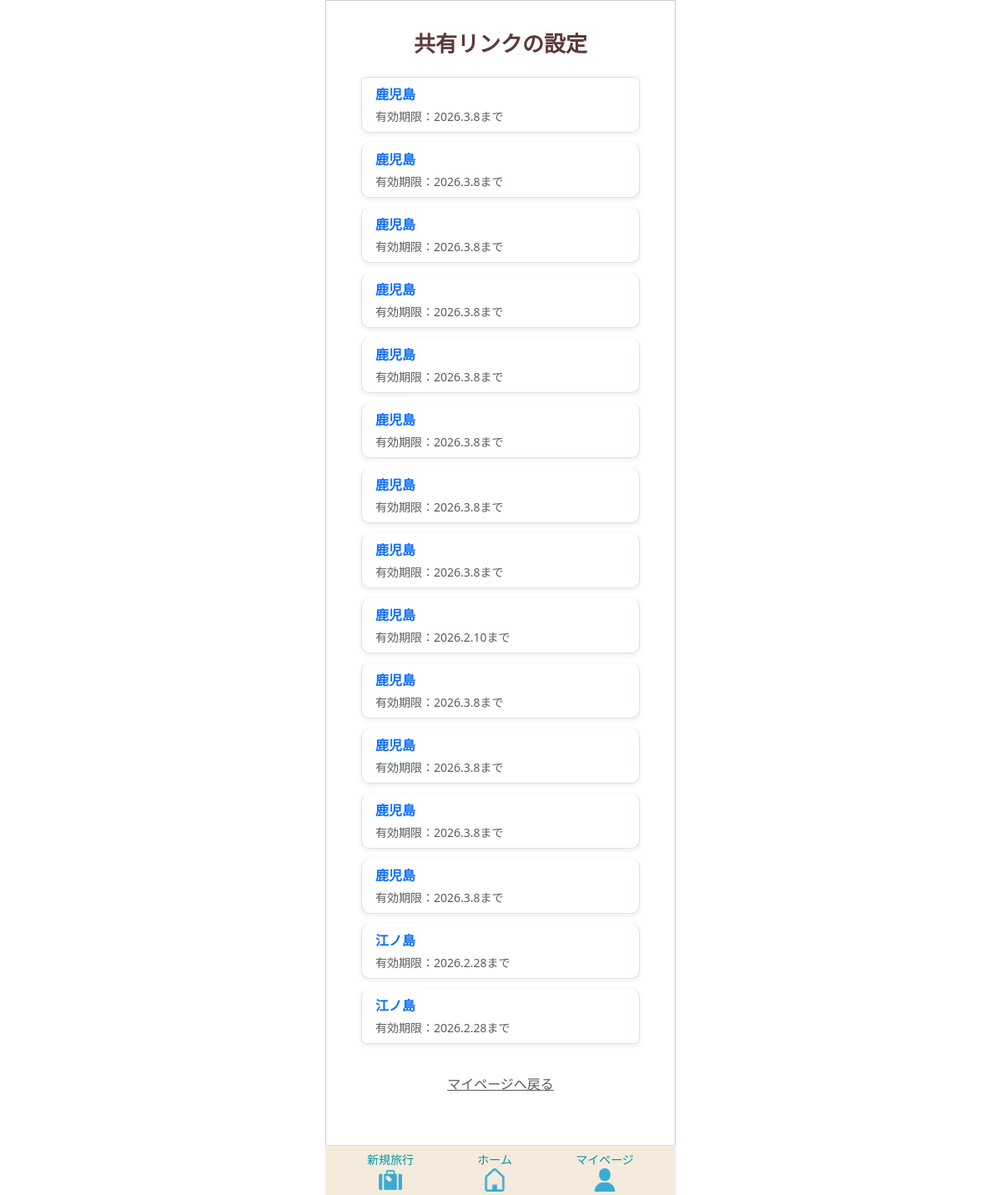
The app's page /share/settings/ (signed in), older data.
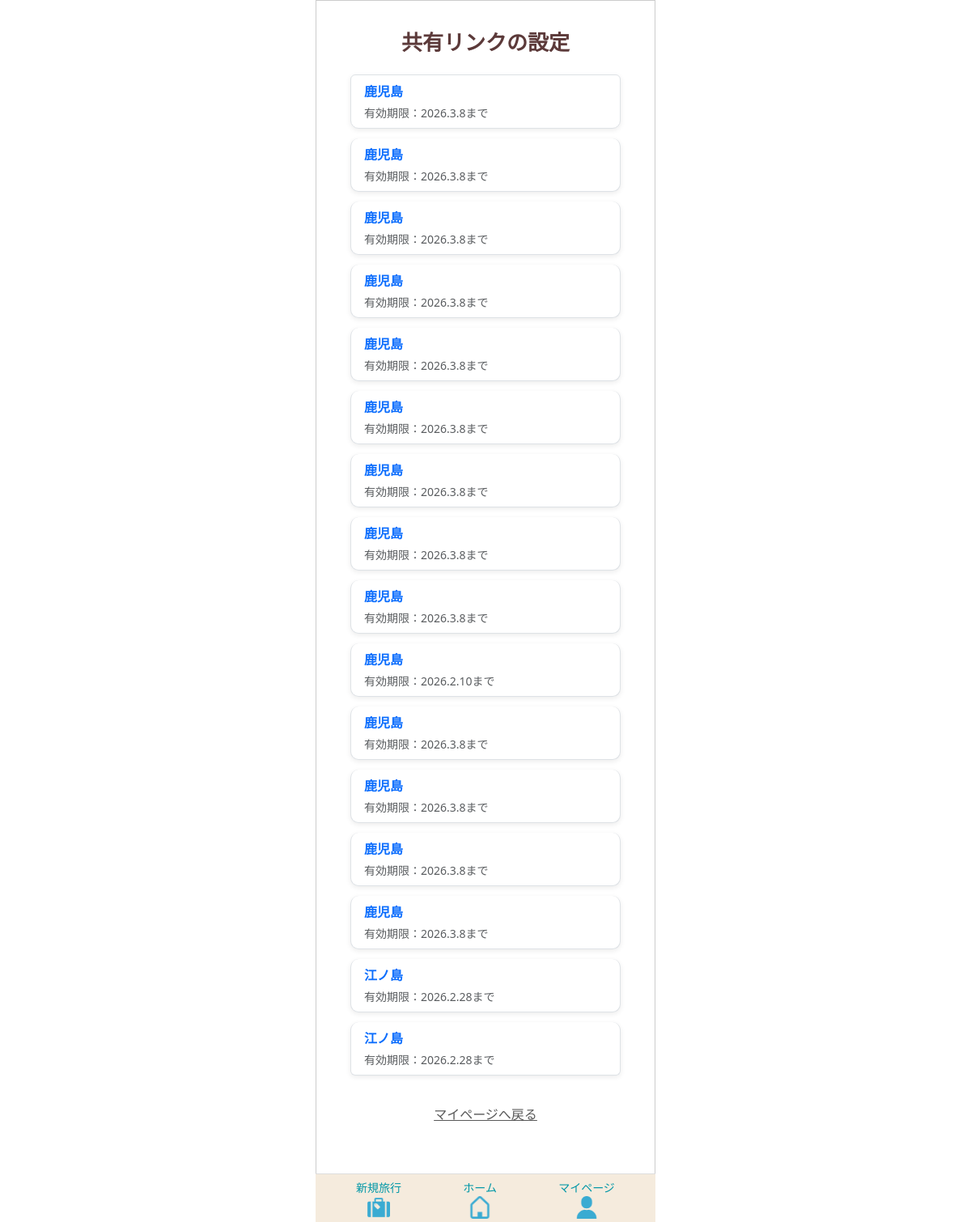
The same page, newer data.
### app/models/link.py (models this page shows)
class Link(models.Model):
    class PermissionType(models.IntegerChoices):
        READ_ONLY    = 0, _("閲覧のみ")
        EDITABLE     = 1, _("編集可能")
    class ExpirationType(models.IntegerChoices):
        ONE_MONTH = 0, _("1か月間")
        AFTER_TRIP = 1, _("旅行終了日翌日")
        USER_INPUT = 2, _("ユーザー入力")
    template = models.ForeignKey(
        Template,
        on_delete=models.CASCADE,
        verbose_name=_("テンプレートID")
    )
    user = models.ForeignKey(
        settings.AUTH_USER_MODEL,
        on_delete=models.CASCADE,
        verbose_name=_("ユーザーID")
    )
    share_token = models.CharField(
        max_length=12,
        unique=True,
        verbose_name=_("共有トークン")
    )
    permission_type = models.IntegerField(
        choices=PermissionType.choices,
        default=PermissionType.READ_ONLY,
        verbose_name=_("編集権限")
    )
    expiration_type = models.IntegerField(
        choices=ExpirationType.choices,
        default=ExpirationType.ONE_MONTH,
        verbose_name=_("有効期限タイプ")
    )
    expiration_date = models.DateField(
         verbose_name=_("有効期限")
         )
    created_at = models.DateTimeField(
         auto_now_add=True,
         verbose_name=_("作成日")
         )
    updated_at = models.DateTimeField(
        auto_now=True,
        verbose_name=_("更新日")
        )
    class Meta:
      verbose_name = _("共有リンク")
      verbose_name_plural = _("共有リンク")

### app/models/template.py (models this page shows, shortened)
class Template(models.Model):
    class SourceType(models.IntegerChoices):
        FROM_TRAVEL   = 0, _("旅行情報より作成")
        FROM_TEMPLATE = 1, _("既存テンプレートを反映")
    user = models.ForeignKey(
        settings.AUTH_USER_MODEL,
        on_delete=models.CASCADE,
        verbose_name=_("ユーザーID")
    )
    travel_info = models.ForeignKey(
        Travel_info,
        on_delete=models.CASCADE,
        verbose_name=_("旅行情報ID")
    )
    source_type = models.IntegerField(
        choices=SourceType.choices,
        verbose_name=_("生成タイプ")
    )
    template_source = models.ForeignKey(
        "self",
        null=True,
        blank=True,
        on_delete=models.SET_NULL,
        verbose_name=_("テンプレート参照元"),
        related_name="derived_templates"
    )
    created_at = models.DateTimeField(
         auto_now_add=True,
         verbose_name=_("作成日")
         )
    updated_at = models.DateTimeField(
        auto_now=True,
        verbose_name=_("更新日")
        )
    class Meta:
      verbose_name = _("テンプレート")

### app/models/travel.py (models this page shows, shortened)
class Travel_info(models.Model):
    class StayType(models.IntegerChoices):
        DAY_TRIP = 0, _("日帰り")
        STAY     = 1, _("宿泊")
    class LocationType(models.IntegerChoices):
        DOMESTIC = 0, _("国内")
        OVERSEAS = 1, _("海外")
    class StatusType(models.IntegerChoices):
        NOT_DONE  = 0, _("未")
        COMPLETE  = 1, _("完")
        PROCESSED = 2, _("済")
    travel_info_id = models.AutoField(
        primary_key=True,
        verbose_name=_("旅行情報ID")
    )
    user = models.ForeignKey(
        settings.AUTH_USER_MODEL,
        on_delete=models.CASCADE,
        verbose_name=_("ユーザーID")
    )
    travel_title = models.CharField(
        max_length=100,
        verbose_name=_("旅行タイトル")
    )
    start_date = models.DateField(
        verbose_name=_("開始日")
    )
    end_date = models.DateField(
        verbose_name=_("終了日")
    )
    stay_type = models.IntegerField(
        choices=StayType.choices,
        verbose_name=_("宿泊タイプ")
    )
    location = models.IntegerField(
        choices=LocationType.choices,
        verbose_name=_("場所"),
    )
    memo = models.CharField(
        max_length=230,
        blank=True,
        verbose_name=_("メモ")
    )
    status = models.IntegerField(
        choices=StatusType.choices,
        default=0,
        verbose_name=_("ステータス")
    )
    transport = models.ManyToManyField(
        "Transport",
        through="Travelmode",
        verbose_name=_("交通手段")
    )
    created_at = models.DateTimeField(
        auto_now_add=True,
        verbose_name=_("作成日")
    )
    updated_at = models.DateTimeField(
       auto_now=True,
        verbose_name=_("更新日")
    )
    class Meta:
        verbose_name = _("旅行情報")
        verbose_name_plural = _("旅行情報")

### app/views/mypage/link.py (the view)
# urls.py: path('share/settings/', share_settings, name='share_settings'),
@login_required
def share_settings(request):
    links = Link.objects.filter(user=request.user).order_by('-created_at')
    for link in links:
        if link.expiration_date:
            df = DateFormat(link.expiration_date)
            link.formatted_expiration = df.format('Y.n.j')  # 例: 2026.5.1
    return render(request, 'mypage/link_list.html', {
        'links': links
    })

### templates/mypage/link_list.html (shortened to what this page needs)
{% extends 'base.html' %}
{% load static %}
{% block extra_css %}
{{ block.super }}
<link rel="stylesheet" href="{% static 'tabipre/css/mypage/list_link.css' %}">
{% endblock %}
{% block content %}
<div class="container mt-4">
    <h2 class="mb-4 sub-title">共有リンクの設定</h2>
    {% if links %}
        <ul class="list-group mb-4">
            {% for link in links %}
                <li class="list-group-item">
                    <a href="#"
                       class="text-decoration-none d-block"
                       data-bs-toggle="modal"
                       data-bs-target="#shareLinkModal"
                       data-link-id="{{ link.id }}"
                       data-url="/share/{{ link.share_token }}/"
                       data-permission="{{ link.permission_type }}"
                       data-expiration="{{ link.formatted_expiration }}"
                       data-title="{{ link.template.travel_info.travel_title }}"
                    >
                        <div class="fw-bold fs-6">
                            {{ link.template.travel_info.travel_title }}
                        </div>
                        <div class="text-muted small mt-1">
                            有効期限：{{ link.formatted_expiration }}まで
                        </div>
                    </a>
                </li>
            {% endfor %}
        </ul>
    {% else %}
        <p class="text-center text-muted mb-4">共有リンクはまだ登録されていません。</p>
    {% endif %}
    <div class="text-center mb-5">
        <a href="{% url 'app:mypage' %}" class="back-link">
            マイページへ戻る
        </a>
    </div>
</div>
{% endblock %}

Row changes from the older to the newer data that the page shows:
added Link: template.travel_info.travel_title "鹿児島", formatted_expiration "2026.3.8"
